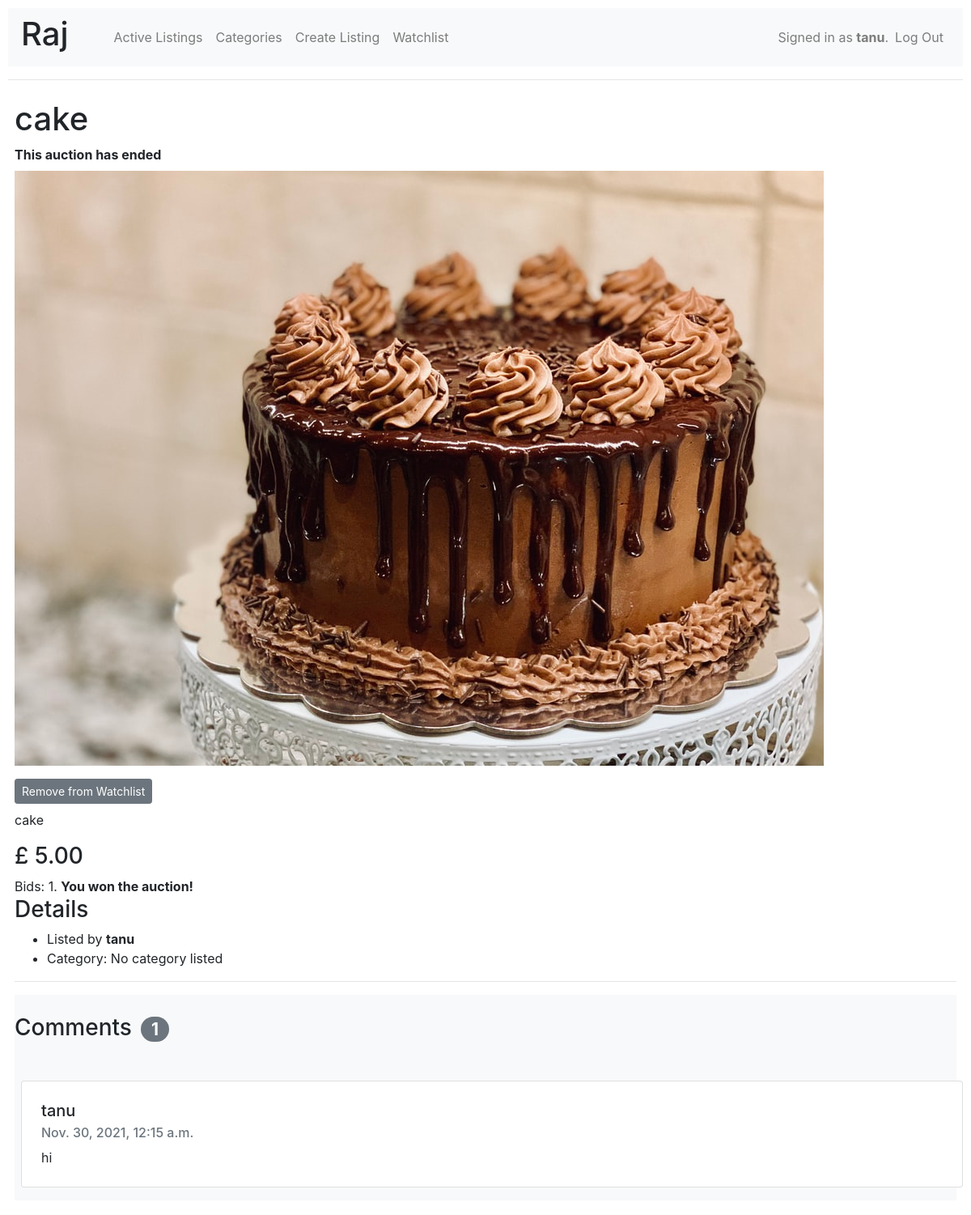
The page /auction/1 (signed in) on the database its author committed.
### auctions/models.py (models this page shows, shortened)
class User(AbstractUser):
    def __str__(self):
        return f"{self.username}"

class Auction(models.Model):
    item_name        = models.CharField(max_length=64)
    item_description = models.TextField(max_length=800)
    image            = models.ImageField(
                          blank = True,
                          null = True,
                          upload_to =''
                       )
    category         = models.ForeignKey(
                          Category,
                          blank=True,
                          null=True,
                          on_delete=models.SET_NULL,
                          related_name="auctions"
                       )
    start_time       = models.DateTimeField()
    end_time         = models.DateTimeField()
    DURATIONS = (
        (3, "Three Days"),
        (7, "One Week"),
        (14, "Two Weeks"),
        (28, "Four Weeks")
    )
    duration         = models.IntegerField(choices=DURATIONS)
    ended_manually   = models.BooleanField(default=False)
    start_bid        = models.DecimalField(
                          max_digits=7,
                          decimal_places=2,
                          validators=[MinValueValidator(0.01)]
                       )
    user             = models.ForeignKey(
                          User,
                          on_delete=models.CASCADE,
                          related_name="auctions"
                       )
    watchers         = models.ManyToManyField(
                          User,
                          blank=True,
                          related_name="watchlist"
                       )
    class Meta:
        ordering = ('-end_time',)
    def is_finshed(self):
        if self.ended_manually or self.end_time < timezone.now():
            return True
        else:
            return False

class Bid(models.Model):
    amount  = models.DecimalField(max_digits=7, decimal_places=2)
    user    = models.ForeignKey(User, on_delete=models.CASCADE, related_name="bids")
    auction = models.ForeignKey(Auction, on_delete=models.CASCADE, related_name="bids")
    class Meta:
        ordering = ('-amount',)

class Comment(models.Model):
    message = models.TextField(max_length=255)
    time    = models.DateTimeField(auto_now_add=True)
    user    = models.ForeignKey(User, on_delete=models.CASCADE, related_name="comments")
    auction = models.ForeignKey(Auction, on_delete=models.CASCADE, related_name="comments")
    class Meta:
        ordering = ('-time',)

### auctions/views.py (the view, shortened to what this page needs)
# urls.py: path("auction/<str:id>", views.auction, name="auction"),
def auction(request, id):
    try:
        auction = Auction.objects.get(id=id)
    except:
        return HttpResponse("Entry does not exist")
    context = {}
    context["auction"] = auction
    if auction.is_finshed():
        context["ended"] = True
        return render(request, "auctions/auction.html", context)

### auctions/templates/auctions/auction.html (shortened to what this page needs)
{% extends "auctions/layout.html" %}
{% load mathfilters %}
{% block body %}
    <h1> {{ auction.item_name }} </h1>
    {% if ended %}
        <div><b>This auction has ended</b></div>
    {% else %}
        <div>Time Left: {{ days }}d {{ hours }}h {{ minutes }}m</div>
        <div>Auction ends at: {{ auction.end_time }}</div>
    {% endif %}
    {% if auction.image %}
        <img class="my-2" src="{{ auction.image.url }}">
    {% endif %}
    {% if request.user.is_authenticated %}
        <div class="my-2">
            <form method="POST" action="{% url 'watch_auction' auction.id %}" class="form-inline">
                {% if auction in request.user.watchlist.all %}
                    <input class="btn btn-secondary btn-sm" type="submit" value="Remove from Watchlist" />
                {% else %}
                    <input class="btn btn-secondary btn-sm" type="submit" value="Add to Watchlist" />
                {% endif %}
            </form>
        </div>
    {% endif %}
    <p> {{ auction.item_description }} </p>
    <h3>
        £
        {% if auction.bids.all.count > 0 %}
            {{ auction.bids.first.amount }}
        {% else %}
            {{ auction.start_bid }}
        {% endif %}
    </h3>
    Bids: {{ auction.bids.all.count }}.
    {% if auction.bids.first.user == request.user %}
        {% if not ended %}
            Your bid is the current bid.
        {% else %}
            <b>You won the auction!</b>
        {% endif %}
    {% endif %}
    <h3>Details</h3>
    <ul>
        <li>Listed by <b>{{ auction.user }}</b></li>
        <li>
            Category:
            {% if auction.category %}
                <a href="{% url 'category' auction.category.name %}">
                    {{ auction.category.name}}
                </a>
            {% else %}
                No category listed
            {% endif %}
        </li>
    </ul>
    <hr>
    <div id="comments-section" class="bg-light">
        <h3 class="py-4">Comments <span class="badge badge-secondary badge-pill mx-1">{{ auction.comments.count }}</span></h3>
        <div class="py-2">
        {% for comment in auction.comments.all %}
            <div class="card p-1 m-2 col-lg-12 col-sm-12">
                <div class="card-body">
                    <h5 class="card-title">{{ comment.user }}</h5>
                    <h6 class="card-subtitle mb-2 text-muted">{{ comment.time }}</h6>
                    {{ comment.message }}
                </div>
            </div>
        {% endfor %}
        </div>
    </div>
{% endblock %}

### auctions/templates/auctions/layout.html (shortened to what this page needs)
{% load static %}
<!DOCTYPE html>
<html lang="en">
    <head>
        <link rel="stylesheet" href="https://stackpath.bootstrapcdn.com/bootstrap/4.4.1/css/bootstrap.min.css">
        <link href="{% static 'auctions/styles.css' %}" rel="stylesheet">
    </head>
    <body>
        <nav class="navbar navbar-expand-md navbar-light bg-light">
            <h1 class="mr-5">Raj</h1>
            <ul class="navbar-nav mr-auto">
                <li class="nav-item">
                    <a class="nav-link" href="{% url 'index' %}">Active Listings</a>
                </li>
                <li class="nav-item">
                    <a class="nav-link" href="{% url 'categories' %}">Categories</a>
                </li>
                {% if user.is_authenticated %}
                    <li class="nav-item">
                        <a class="nav-link" href="{% url 'create_listing' %}">Create Listing</a>
                    </li>
                    <li class="nav-item">
                        <a class="nav-link" href="{% url 'watchlist' %}">Watchlist</a>
                    </li>
                {% endif %}
            </ul>
            <ul class="navbar-nav my-2 my-lg-0">
                {% if user.is_authenticated %}
                    <li class="d-none d-lg-block">
                        <span class="navbar-text">Signed in as <strong>{{ user.username }}</strong>.</span>
                    </li>
                    <li class="nav-item">
                        <a class="nav-link" href="{% url 'logout' %}">Log Out</a>
                    </li>
                {% endif %}
            </ul>
        </nav>
        <hr>
        <div class="p-2">
            {% block body %}
            {% endblock %}
        </div>
    </body>
</html>

### auctions/static/auctions/styles.css (style rules this page uses)
body { padding: 10px; }

### rows shown on the page
User: username "tanu"
Auction: item_name "cake", image (picture), item_description "cake", bids.first.amount "5.00", bids.all.count "1", user "tanu", comments.count "1"
Comment: user "tanu", time "Nov. 30, 2021, 12:15 a.m.", message "hi"
